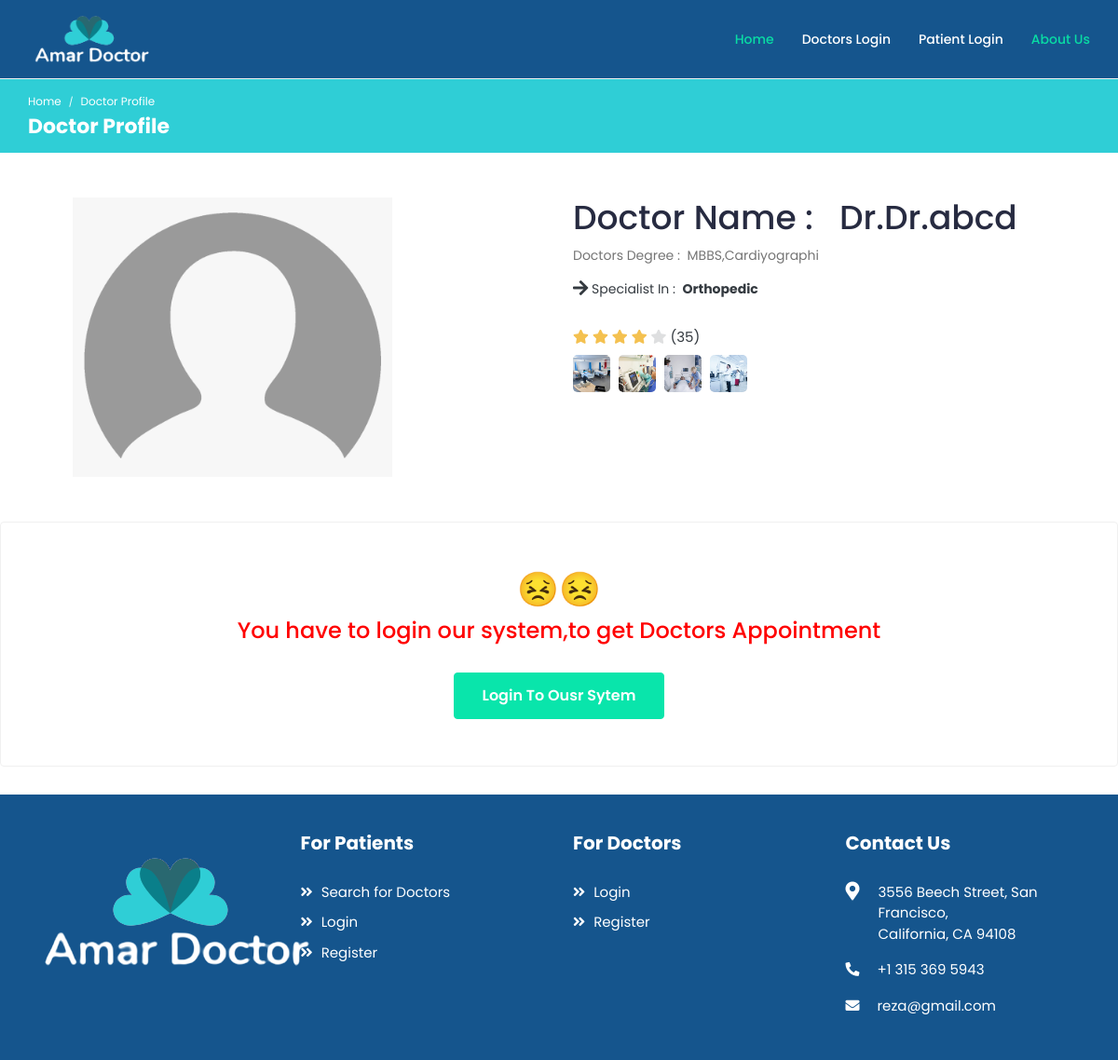
The page /doctor_profile/2/ on the database its author committed.
### accounts/models.py (models this page shows, shortened)
class Doctor(models.Model):
    depertment={
   ('Urology','Urology'),
   ('Neurology','Neurology'),
   ('Orthopedic','Orthopedic'),
   ('Cardiologist','Cardiologist'),
   ('Dentist','Dentist'),
    }
    user=models.OneToOneField(User,on_delete=models.CASCADE,primary_key=True)
    profile_image=models.ImageField(default="d.png",upload_to='uploded_image/')
    degre=models.CharField(max_length=50,null=True)
    speciality=models.CharField(max_length=200,null=True,choices=depertment)
    def imageURL(self):
        if self.profile_image:
            return self.profile_image.url
        else:
            return " "

class User(AbstractUser):
    is_patient=models.BooleanField(default=False)
    is_doctor=models.BooleanField(default=False)

### pages/views.py (the view)
# urls.py: path('doctor_profile/<int:user_id>/',views.doctor_profile,name='doctor_profile'),
def doctor_profile(request,user_id):
    profile=get_object_or_404(Doctor, pk=user_id)
    context={'profile':profile}
    return render(request,'pages/doctor_profile.html',context)

### templates/pages/doctor_profile.html (shortened to what this page needs)
{% extends 'pages/common.html' %}
{% load static %}
{% block content %}
<div class="breadcrumb-bar">
	<div class="container-fluid">
		<div class="row align-items-center">
			<div class="col-md-12 col-12">
				<nav aria-label="breadcrumb" class="page-breadcrumb">
					<ol class="breadcrumb">
						<li class="breadcrumb-item"><a href="index-2.html">Home</a></li>
						<li class="breadcrumb-item active" aria-current="page">Doctor Profile</li>
					</ol>
				</nav>
				<h2 class="breadcrumb-title">Doctor Profile</h2>
			</div>
		</div>
	</div>
</div>
<div class="container p-5">
	<div class="row">
		<div class="col-md-6">
			<img src="{{profile.imageURL}}" class="img-fluid text-center" style="height: 300px;" alt="User Image">
		</div>
		<div class="col-md-6">
			<div class="doc-info-cont text-dark ">
				<h1>Doctor Name : &nbsp; Dr.{{profile.user.username}}</h1>
				<p class="doc-speciality">Doctors Degree :&nbsp; {{profile.degre}}</p>
				<p class="doc-department text-dark"><i class="fas fa-arrow-right fa-lg"></i> Specialist In
					:&nbsp; <b>{{profile.speciality}}</b> </p>
				<div class="rating">
					<i class="fas fa-star filled"></i>
					<i class="fas fa-star filled"></i>
					<i class="fas fa-star filled"></i>
					<i class="fas fa-star filled"></i>
					<i class="fas fa-star"></i>
					<span class="d-inline-block average-rating">(35)</span>
				</div>
				<div class="clinic-details">
					<ul class="clinic-gallery">
						<li>
							<a href="/static/img/features/feature-01.jpg" data-fancybox="gallery">
								<img src="/static/img/features/feature-01.jpg" alt="Feature">
							</a>
						</li>
						<li>
							<a href="/static/img/features/feature-02.jpg" data-fancybox="gallery">
								<img src="/static/img/features/feature-02.jpg" alt="Feature Image">
							</a>
						</li>
						<li>
							<a href="/static/img/features/feature-03.jpg" data-fancybox="gallery">
								<img src="/static/img/features/feature-03.jpg" alt="Feature">
							</a>
						</li>
						<li>
							<a href="/static/img/features/feature-04.jpg" data-fancybox="gallery">
								<img src="/static/img/features/feature-04.jpg" alt="Feature">
							</a>
						</li>
					</ul>
				</div>
			</div>
		</div>
	</div>
</div>
		{% if user.is_authenticated %}
		<div class="section-header text-center">
			<h2>Request For Roctors Appointment With Your Information</h2>
			<p class="sub-title">After Getiing request a the Doctor will approved your appointment request.</p>
		</div>
		<div class="container">
			<div class="row py-5">
				<div class="col-md-12 bg-secondary p-5">
					<form action="{% url 'doc_contact' %}" method="POST">
						{% csrf_token %}
						{% if user.is_authenticated %}
						<input type="hidden" name="user_id" value="{{ user.id}}">
						<input type="hidden" name="patient_image" value="{{ user.imageURL }}">
						{% else %}
						<input type="hidden" name="user_id" value="0">
						{% endif %}
						<input type="hidden" name="doctor_id" value="{{ profile.user_id }}">
						<input type="hidden" name="doctor_speciality" value="{{ profile.speciality }}">
						<input type="hidden" type="text" name="doctor_name" class="form-control"
							value="{{ profile.user.username }}">
						<div class="form-group">
							<label for="name" class="col-form-label">Name:</label>
							<input type="text" name="name" class="form-control" {% if user.is_authenticated %}
								value="{{ user.username }}" {% endif %} required>
						</div>
						<div class="form-group">
							<label for="email" class="col-form-label">Email:</label>
							<input type="email" name="email" class="form-control" {% if user.is_authenticated %}
								value="{{ user.email }}" {% endif %} required>
						</div>
						<div class="form-group">
							<label for="phone" class="col-form-label">Phone:</label>
							<input type="text" name="phone" class="form-control">
						</div>
						<div class="form-group">
							<label for="message" class="col-form-label">Say Your Problems Shortly :</label>
							<textarea name="message" class="form-control"></textarea>
						</div>
						<hr>
						<input type="submit" value="Send" class="btn btn-block btn-success">
					</form>
				</div>
			</div>
		</div>
		{% else %}
		<div class="card success-card">
			<div class="card-body">
				<div class="success-cont">
					<h1>😣😣</h1>
					<h3 class="text-danger">You have to login our system,to get Doctors Appointment</h3>
					<br>
					<a href="{% url 'p_login' %} " class="btn btn-primary view-inv-btn">Login To Ousr Sytem</a>
				</div>
			</div>
		</div>
		{% endif %}
	</div>
{% endblock content %}

### rows shown on the page
Doctor: imageURL (picture), user.username "Dr.abcd", degre "MBBS,Cardiyographi", speciality "Orthopedic"
